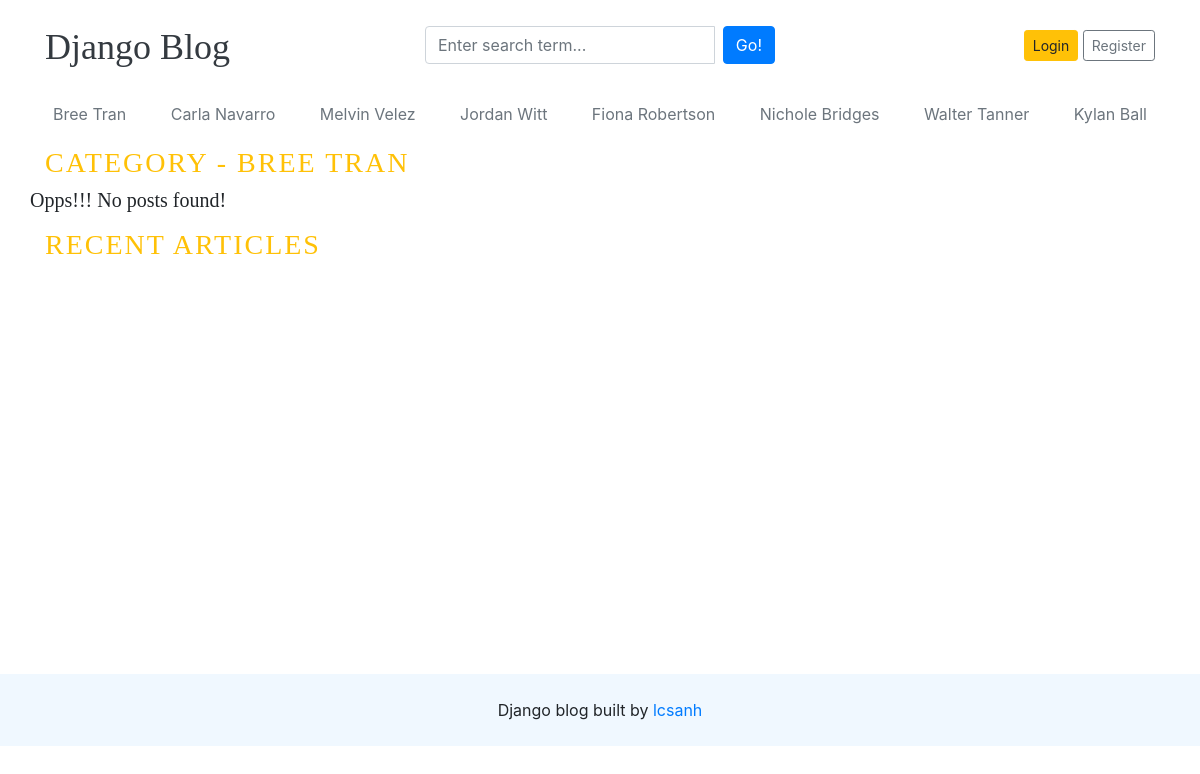
Page /category/1/ on the committed database.
### blogs/models.py (models this page shows)
class Category(models.Model):
    category_name = models.CharField(max_length=100, unique=True)
    create_at = models.DateTimeField(auto_now_add=True)
    update_at = models.DateTimeField(auto_now=True)
    class Meta:
        verbose_name_plural = 'categories'
    def __str__(self):
        return self.category_name

### blogs/views.py (the view)
# urls.py: path('<int:category_id>/', views.posts_by_category, name='posts_by_category'),
def posts_by_category(request, category_id):
    posts = Blog.objects.filter(status="Published", category=category_id)
    category_by_posts = get_object_or_404(Category, pk=category_id)
    context = {"posts": posts,
               "category_by_posts": category_by_posts}
    return render(request, "posts_by_category.html", context)

### blogs/context_processor.py (called while the page is built)
def get_categories(request):
    categories = Category.objects.all()
    return dict(categories=categories)

### templates/posts_by_category.html (shortened to what this page needs)
{% extends 'base.html' %}
{% load static %}
{% block content %}
      <h3 class="text-uppercase text-warning" style="letter-spacing: 2px">Category - {{category_by_posts}}</h3>
      <div class="row mb-2">
        {% if posts %}
        {% for post in posts %}
        <div class="col-md-6">
          <div class="card border-0">
            <div class="card-body">
              <h3><a href="{% url 'blogs' post.slug %}">{{post}}</a></h3>
              <small class="mb-1 text-muted">{{post.create_at | timesince}} ago | {{post.author}}</small>
              <p class="card-text">{{post.short_description | truncatewords:25}}</p>
            </div>
          </div>
        </div>
        {% endfor %}
        {% else %}
        <h5>Opps!!! No posts found!</h5>
        {% endif %}
      </div>
      <h3 class="text-uppercase text-warning" style="letter-spacing: 2px">Recent Articles</h3>
    </div>
    {% endblock content %}

### templates/base.html (shortened to what this page needs)
{% load static %}
<!DOCTYPE html>
<html lang="en">
  <head>
    <link href="https://getbootstrap.com/docs/4.0/dist/css/bootstrap.min.css" rel="stylesheet" />
    <link href="{% static 'css/blog.css' %}" rel="stylesheet" />
    <link rel="stylesheet" href="https://cdnjs.cloudflare.com/ajax/libs/font-awesome/4.7.0/css/font-awesome.css" />
  </head>
  <body>
    <div class="container">
      <header class="blog-header py-3">
        <div class="row flex-nowrap justify-content-between align-items-center">
          <div class="col-4 pt-1">
            <a class="blog-header-logo text-dark" href="/">Django Blog</a>
          </div>
          <div class="col-4">
            <form action="{%url 'search' %}" method="GET">
              <div class="input-group">
                <input class="form-control" type="text" name="keyword" placeholder="Enter search term..." aria-label="Enter search term..." aria-describedby="button-search" />
                <button type="submit" class="btn btn-primary ml-2" id="button-search" type="button">Go!</button>
            </div>
            </form>
          </div>
          <div class="col-4 d-flex justify-content-end align-items-center">
            {% if not user.is_authenticated %}
            <a class="btn btn-sm btn-warning" href="{% url 'login' %}">Login</a> &nbsp;
            <a class="btn btn-sm btn-outline-secondary" href="{% url 'register' %}">Register</a>
            {% else %}
            <span style="margin-right: 8px;" >Welcome, {{ user }}</span>
            <a class="btn btn-sm btn-warning" href="{% url 'logout' %}">Logout</a> &nbsp;
            {% endif %}
          </div>
        </div>
      </header>
      <div class="nav-scroller py-1 mb-2">
        <nav class="nav d-flex justify-content-between">
          {% for category in categories %}
            <a class="p-2 text-muted" href="{% url 'posts_by_category' category.id %}">{{ category.category_name }}</a>
          {% endfor %}
        </nav>
      </div>
<div style="min-height:66vh;">
  {% block content %}{% endblock content %}
</div>
    <footer class="blog-footer">
      <p style="
      display: flex;
      justify-content: center;
      align-items: center;
      background: aliceblue;
      padding: 24px 0;" >Django blog built by&nbsp;<a href="#">lcsanh</a></p>
    </footer>
  </body>
</html>

### blog_main/static/css/blog.css (style rules this page uses)
.blog-header-logo { font-family: "Playfair Display", Georgia, "Times New Roman", serif ; font-size: 2.25rem; }
h1, h2, h3, h4, h5, h6 { font-family: "Playfair Display", Georgia, "Times New Roman", serif ; }

### rows in the picture
Category: category_name "Bree Tran", category_name "BREE TRAN"
Category: category_name "Carla Navarro"
Category: category_name "Melvin Velez"
Category: category_name "Jordan Witt"
Category: category_name "Fiona Robertson"
Category: category_name "Nichole Bridges"
Category: category_name "Walter Tanner"
Category: category_name "Kylan Ball"
